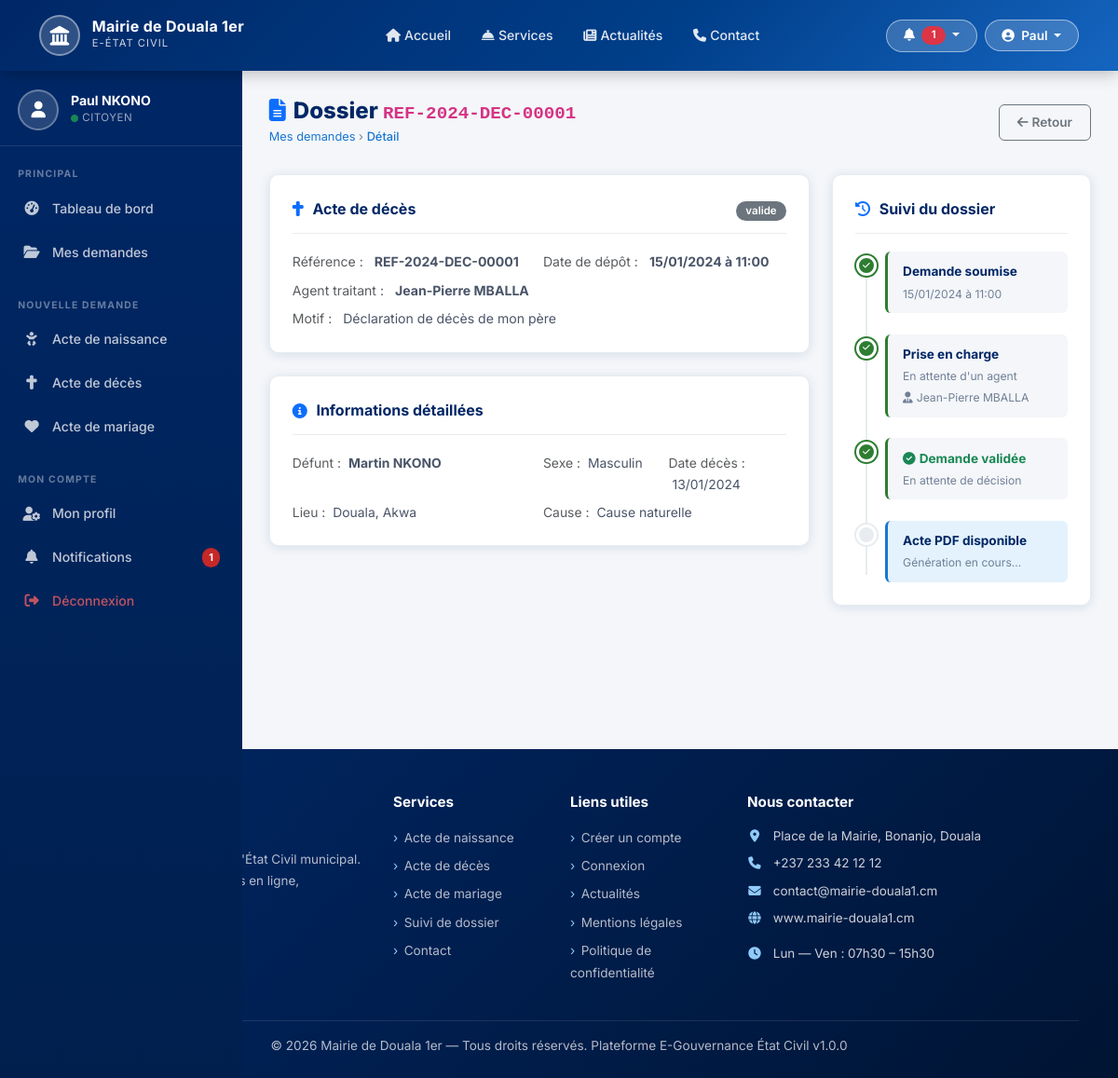
Screenshot of /citoyen/detail-demande.php?id=2 (signed in) with the database file from the repository.
### tables this page shows
CREATE TABLE `demandes` (
    `id` INT UNSIGNED AUTO_INCREMENT PRIMARY KEY,
    `numero_reference` VARCHAR(30) NOT NULL UNIQUE,
    `user_id` INT UNSIGNED NOT NULL,
    `agent_id` INT UNSIGNED DEFAULT NULL,
    `type_acte` ENUM('naissance','deces','mariage','casier','nationalite','autre') NOT NULL,
    `statut` ENUM('soumis','en_cours','valide','rejete','archive') DEFAULT 'soumis',
    `priorite` ENUM('normale','urgente') DEFAULT 'normale',
    `motif_demande` TEXT,
    `commentaire_agent` TEXT,
    `motif_rejet` TEXT,
    `date_traitement` DATETIME DEFAULT NULL,
    `date_validation` DATETIME DEFAULT NULL,
    `acte_pdf_path` VARCHAR(255) DEFAULT NULL,
    `created_at` TIMESTAMP DEFAULT CURRENT_TIMESTAMP,
    `updated_at` TIMESTAMP DEFAULT CURRENT_TIMESTAMP ON UPDATE CURRENT_TIMESTAMP,
    FOREIGN KEY (`user_id`) REFERENCES `users`(`id`) ON DELETE CASCADE,
    FOREIGN KEY (`agent_id`) REFERENCES `users`(`id`) ON DELETE SET NULL,
    INDEX `idx_reference` (`numero_reference`),
    INDEX `idx_statut` (`statut`),
    INDEX `idx_type` (`type_acte`),
    INDEX `idx_user` (`user_id`),
    INDEX `idx_created` (`created_at`)
);

CREATE TABLE `users` (
    `id` INT UNSIGNED AUTO_INCREMENT PRIMARY KEY,
    `role_id` INT UNSIGNED NOT NULL,
    `nom` VARCHAR(100) NOT NULL,
    `prenom` VARCHAR(100) NOT NULL,
    `email` VARCHAR(150) NOT NULL UNIQUE,
    `password` VARCHAR(255) NOT NULL,
    `telephone` VARCHAR(20),
    `adresse` TEXT,
    `ville` VARCHAR(100),
    `photo_profil` VARCHAR(255) DEFAULT NULL,
    `statut` ENUM('actif','inactif','suspendu') DEFAULT 'actif',
    `email_verifie` TINYINT(1) DEFAULT 0,
    `token_reset` VARCHAR(100) DEFAULT NULL,
    `derniere_connexion` DATETIME DEFAULT NULL,
    `created_at` TIMESTAMP DEFAULT CURRENT_TIMESTAMP,
    `updated_at` TIMESTAMP DEFAULT CURRENT_TIMESTAMP ON UPDATE CURRENT_TIMESTAMP,
    FOREIGN KEY (`role_id`) REFERENCES `roles`(`id`) ON DELETE RESTRICT ON UPDATE CASCADE,
    INDEX `idx_email` (`email`),
    INDEX `idx_role` (`role_id`),
    INDEX `idx_statut` (`statut`)
);

CREATE TABLE `deces` (
    `id` INT UNSIGNED AUTO_INCREMENT PRIMARY KEY,
    `demande_id` INT UNSIGNED NOT NULL UNIQUE,
    `nom_defunt` VARCHAR(100) NOT NULL,
    `prenom_defunt` VARCHAR(150) NOT NULL,
    `sexe` ENUM('M','F') NOT NULL,
    `date_naissance_defunt` DATE,
    `lieu_naissance_defunt` VARCHAR(200),
    `nationalite_defunt` VARCHAR(100) DEFAULT 'Camerounaise',
    `profession_defunt` VARCHAR(100),
    `date_deces` DATE NOT NULL,
    `heure_deces` TIME,
    `lieu_deces` VARCHAR(200) NOT NULL,
    `cause_deces` VARCHAR(200),
    `nom_conjoint` VARCHAR(200),
    `nom_declarant` VARCHAR(200) NOT NULL,
    `lien_declarant` VARCHAR(100) NOT NULL,
    `numero_acte` VARCHAR(50) DEFAULT NULL,
    `created_at` TIMESTAMP DEFAULT CURRENT_TIMESTAMP,
    FOREIGN KEY (`demande_id`) REFERENCES `demandes`(`id`) ON DELETE CASCADE
);

### config/database.php (called while the page is built, shortened)
<?php
class Database
{
    private static ?Database $instance = null;
    private PDO $connection;
    private function __construct()
    {
        $dsn = sprintf(
            'mysql:host=%s;port=%d;dbname=%s;charset=%s',
            DB_HOST, DB_PORT, DB_NAME, DB_CHARSET
        );
        $options = [
            PDO::ATTR_ERRMODE            => PDO::ERRMODE_EXCEPTION,
            PDO::ATTR_DEFAULT_FETCH_MODE => PDO::FETCH_ASSOC,
            PDO::ATTR_EMULATE_PREPARES   => false,
            PDO::MYSQL_ATTR_INIT_COMMAND => "SET NAMES utf8mb4 COLLATE utf8mb4_unicode_ci",
        ];
        try {
            $this->connection = new PDO($dsn, DB_USER, DB_PASS, $options);
        } catch (PDOException $e) {
            error_log('[E-Gouvernance DB Error] ' . $e->getMessage());
            die($this->renderDbError());
        }
    }
    public static function getInstance(): Database
    {
        if (self::$instance === null) {
            self::$instance = new Database();
        }
        return self::$instance;
    }
    public function query(string $sql, array $params = []): PDOStatement
    {
        $stmt = $this->connection->prepare($sql);
        $stmt->execute($params);
        return $stmt;
    }
}
function dbQuery(string $sql, array $params = []): PDOStatement
{
    return Database::getInstance()->query($sql, $params);
}

### citoyen/detail-demande.php (the view, shortened to what this page needs)
<?php
require_once __DIR__ . '/../config/database.php';
require_once __DIR__ . '/../config/app.php';
$user   = getCurrentUser();
$userId = $user['id'];
$id = (int)($_GET['id'] ?? 0);
$demande = dbQuery("
    SELECT d.*, u.nom as agent_nom, u.prenom as agent_prenom, u.email as agent_email
    FROM demandes d
    LEFT JOIN users u ON d.agent_id = u.id
    WHERE d.id = ? AND d.user_id = ?
", [$id, $userId])->fetch();
$details = null;
switch ($demande['type_acte']) {
    case 'deces':     $details = dbQuery("SELECT * FROM deces WHERE demande_id=?",[$id])->fetch(); break;
}
include __DIR__.'/../views/partials/header.php';
include __DIR__.'/../views/partials/navbar.php';
?>
<div class="dashboard-wrapper">
  <?php include __DIR__.'/../views/citoyen/sidebar.php'; ?>
  <main class="main-content">
    <div class="page-header">
      <div>
        <h1><i class="fas fa-file-alt me-2 text-primary"></i>Dossier <code style="font-size:.8em;"><?= htmlspecialchars($demande['numero_reference']) ?></code></h1>
        <div class="breadcrumb-bar">
          <a href="<?= APP_URL ?>/citoyen/mes-demandes.php">Mes demandes</a> › <span>Détail</span>
        </div>
      </div>
      <div class="d-flex gap-2">
        <a href="<?= APP_URL ?>/citoyen/mes-demandes.php" class="btn btn-outline-secondary">
          <i class="fas fa-arrow-left me-1"></i>Retour
        </a>
      </div>
    </div>
    <div class="row g-4">
      <div class="col-lg-8">
        <div class="content-card mb-4">
          <div class="card-header-title">
            <i class="<?= getTypeActeIcon($demande['type_acte']) ?> text-primary"></i>
            <?= getTypeActeLabel($demande['type_acte']) ?>
            <div class="ms-auto"><?= getStatutBadge($demande['statut']) ?></div>
          </div>
          <div class="row g-2" style="font-size:.88rem;">
            <div class="col-md-6">
              <span class="text-muted">Référence :</span>
              <strong class="ms-2"><?= htmlspecialchars($demande['numero_reference']) ?></strong>
            </div>
            <div class="col-md-6">
              <span class="text-muted">Date de dépôt :</span>
              <strong class="ms-2"><?= formatDateTime($demande['created_at']) ?></strong>
            </div>
            <?php if ($demande['agent_nom']): ?>
            <div class="col-md-6">
              <span class="text-muted">Agent traitant :</span>
              <strong class="ms-2"><?= htmlspecialchars($demande['agent_prenom'].' '.$demande['agent_nom']) ?></strong>
            </div>
            <?php endif; ?>
            <?php if ($demande['motif_demande']): ?>
            <div class="col-12 mt-2">
              <span class="text-muted">Motif :</span>
              <span class="ms-2"><?= htmlspecialchars($demande['motif_demande']) ?></span>
            </div>
            <?php endif; ?>
          </div>
        </div>
        <?php if ($details): ?>
        <div class="content-card mb-4">
          <div class="card-header-title">
            <i class="fas fa-info-circle text-primary"></i>Informations détaillées
          </div>
          <?php if ($demande['type_acte']==='naissance'): ?>
          <div class="row g-2" style="font-size:.87rem;">
            <div class="col-md-6"><span class="text-muted">Enfant :</span> <strong class="ms-1"><?= htmlspecialchars($details['prenom_enfant'].' '.$details['nom_enfant']) ?></strong></div>
            <div class="col-md-3"><span class="text-muted">Sexe :</span> <span class="ms-1"><?= $details['sexe']==='M'?'Masculin':'Féminin' ?></span></div>
            <div class="col-md-3"><span class="text-muted">Date naiss. :</span> <span class="ms-1"><?= formatDate($details['date_naissance']) ?></span></div>
            <div class="col-md-6"><span class="text-muted">Lieu :</span> <span class="ms-1"><?= htmlspecialchars($details['lieu_naissance']) ?></span></div>
            <?php if ($details['centre_sante']): ?>
            <div class="col-md-6"><span class="text-muted">Maternité :</span> <span class="ms-1"><?= htmlspecialchars($details['centre_sante']) ?></span></div>
            <?php endif; ?>
            <div class="col-md-6 mt-2"><strong>Père :</strong> <?= htmlspecialchars(($details['prenom_pere'].' '.$details['nom_pere'])??'—') ?></div>
            <div class="col-md-6 mt-2"><strong>Mère :</strong> <?= htmlspecialchars(($details['prenom_mere'].' '.$details['nom_mere'])??'—') ?></div>
            <?php if ($details['numero_acte']): ?>
            <div class="col-12 mt-2"><span class="text-muted">N° Acte :</span> <code class="ms-1"><?= htmlspecialchars($details['numero_acte']) ?></code></div>
            <?php endif; ?>
          </div>
          <?php elseif ($demande['type_acte']==='deces'): ?>
          <div class="row g-2" style="font-size:.87rem;">
            <div class="col-md-6"><span class="text-muted">Défunt :</span> <strong class="ms-1"><?= htmlspecialchars($details['prenom_defunt'].' '.$details['nom_defunt']) ?></strong></div>
            <div class="col-md-3"><span class="text-muted">Sexe :</span> <span class="ms-1"><?= $details['sexe']==='M'?'Masculin':'Féminin' ?></span></div>
            <div class="col-md-3"><span class="text-muted">Date décès :</span> <span class="ms-1"><?= formatDate($details['date_deces']) ?></span></div>
            <div class="col-md-6"><span class="text-muted">Lieu :</span> <span class="ms-1"><?= htmlspecialchars($details['lieu_deces']) ?></span></div>
            <?php if ($details['cause_deces']): ?>
            <div class="col-md-6"><span class="text-muted">Cause :</span> <span class="ms-1"><?= htmlspecialchars($details['cause_deces']) ?></span></div>
            <?php endif; ?>
          </div>
          <?php endif; ?>
        </div>
        <?php endif; ?>
      </div>
      <div class="col-lg-4">
        <div class="content-card">
          <div class="card-header-title">
            <i class="fas fa-history text-primary"></i>Suivi du dossier
          </div>
          <div class="tracking-timeline">
            <div class="timeline-item">
              <div class="timeline-dot done"><i class="fas fa-check"></i></div>
              <div class="timeline-content done">
                <div class="timeline-label">Demande soumise</div>
                <div class="timeline-date"><?= formatDateTime($demande['created_at']) ?></div>
              </div>
            </div>
            <div class="timeline-item">
              <div class="timeline-dot <?= in_array($demande['statut'],['en_cours','valide','rejete'])?'done':'' ?>">
                <?php if (in_array($demande['statut'],['en_cours','valide','rejete'])): ?>
                <i class="fas fa-check"></i>
                <?php endif; ?>
              </div>
              <div class="timeline-content <?= $demande['statut']==='en_cours'?'current':'' ?> <?= in_array($demande['statut'],['valide','rejete'])?'done':'' ?>">
                <div class="timeline-label">Prise en charge</div>
                <div class="timeline-date">
                  <?= $demande['date_traitement'] ? formatDateTime($demande['date_traitement']) : 'En attente d\'un agent' ?>
                </div>
                <?php if ($demande['agent_nom']): ?>
                <div class="timeline-date mt-1">
                  <i class="fas fa-user-tie me-1"></i><?= htmlspecialchars($demande['agent_prenom'].' '.$demande['agent_nom']) ?>
                </div>
                <?php endif; ?>
              </div>
            </div>
            <div class="timeline-item">
              <?php
              $isDone   = in_array($demande['statut'],['valide','rejete']);
              $isValide = $demande['statut']==='valide';
              $dotClass = $isDone ? ($isValide?'done':'reject') : '';
              ?>
              <div class="timeline-dot <?= $dotClass ?>">
                <?php if ($isDone): ?><i class="fas fa-<?= $isValide?'check':'times' ?>"></i><?php endif; ?>
              </div>
              <div class="timeline-content <?= $dotClass ?>">
                <div class="timeline-label">
                  <?php if ($demande['statut']==='valide'): ?>
                    <span class="text-success"><i class="fas fa-check-circle me-1"></i>Demande validée</span>
                  <?php elseif ($demande['statut']==='rejete'): ?>
                    <span class="text-danger"><i class="fas fa-times-circle me-1"></i>Demande rejetée</span>
                  <?php else: ?>
                    Décision finale
                  <?php endif; ?>
                </div>
                <div class="timeline-date">
                  <?= $demande['date_validation'] ? formatDateTime($demande['date_validation']) : 'En attente de décision' ?>
                </div>
              </div>
            </div>
            <?php if ($demande['statut']==='valide'): ?>
            <div class="timeline-item">
              <div class="timeline-dot <?= $demande['acte_pdf_path']?'done':'' ?>">
              </div>
              <div class="timeline-content <?= $demande['acte_pdf_path']?'done':'current' ?>">
                <div class="timeline-label">Acte PDF disponible</div>
                <div class="timeline-date">
                  <?php if ($demande['acte_pdf_path']): ?>
                    <a href="<?= APP_URL ?>/citoyen/telecharger-acte.php?id=<?= $id ?>" class="btn btn-success btn-sm mt-1">
                      <i class="fas fa-download me-1"></i>Télécharger
                    </a>
                  <?php else: ?>
                    Génération en cours…
                  <?php endif; ?>
                </div>
              </div>
            </div>
            <?php endif; ?>
          </div>
        </div>
      </div>
    </div>
  </main>
</div>
<?php include __DIR__.'/../views/partials/footer.php'; ?>

### config/app.php (shortened to what this page needs)
<?php
function isLoggedIn(): bool
{
    return isset($_SESSION['user_id']) && !empty($_SESSION['user_id']);
}
function getCurrentUser(): ?array
{
    return [
        'id'     => $_SESSION['user_id'],
        'nom'    => $_SESSION['user_nom'] ?? '',
        'prenom' => $_SESSION['user_prenom'] ?? '',
        'email'  => $_SESSION['user_email'] ?? '',
        'role'   => $_SESSION['user_role'] ?? '',
        'photo'  => $_SESSION['user_photo'] ?? null,
    ];
}
function formatDate(string $date, string $format = 'd/m/Y'): string
{
    try {
        return (new DateTime($date))->format($format);
    } catch (Exception $e) {
        return $date;
    }
}
function formatDateTime(string $datetime): string
{
    return formatDate($datetime, 'd/m/Y à H:i');
}
function getStatutBadge(string $statut): string
{
    $badges = [
        'soumis'    => '<span class="badge bg-secondary"><i class="fas fa-clock me-1"></i>Soumis</span>',
        'en_cours'  => '<span class="badge bg-warning text-dark"><i class="fas fa-spinner me-1"></i>En cours</span>',
        'valide'    => '<span class="badge bg-success"><i class="fas fa-check me-1"></i>Validé</span>',
        'rejete'    => '<span class="badge bg-danger"><i class="fas fa-times me-1"></i>Rejeté</span>',
        'archive'   => '<span class="badge bg-dark"><i class="fas fa-archive me-1"></i>Archivé</span>',
    ];
    return $badges[$statut] ?? '<span class="badge bg-secondary">' . htmlspecialchars($statut) . '</span>';
}
function getTypeActeLabel(string $type): string
{
    $labels = [
        'naissance'   => 'Acte de naissance',
        'deces'       => 'Acte de décès',
        'mariage'     => 'Acte de mariage',
        'casier'      => 'Casier judiciaire',
        'nationalite' => 'Certificat de nationalité',
        'autre'       => 'Autre acte',
    ];
    return $labels[$type] ?? ucfirst($type);
}
function getTypeActeIcon(string $type): string
{
    $icons = [
        'naissance'   => 'fas fa-baby',
        'deces'       => 'fas fa-cross',
        'mariage'     => 'fas fa-rings-wedding',
        'casier'      => 'fas fa-gavel',
        'nationalite' => 'fas fa-flag',
        'autre'       => 'fas fa-file-alt',
    ];
    return $icons[$type] ?? 'fas fa-file';
}

### rows the page displays
demandes: numero_reference "REF-2024-DEC-00001", type_acte "Acte de décès", statut "valide", created_at "15/01/2024 à 11:00", agent.nom "Jean-Pierre MBALLA", motif_demande "Déclaration de décès de mon père"
deces: prenom_defunt+nom_defunt "Martin NKONO", date_deces "13/01/2024", lieu_deces "Douala, Akwa", cause_deces "Cause naturelle"

### other values shown
$mairie "Mairie de Douala 1er"
$notifs "1"
$user['prenom'] "Paul"
$user['prenom'] . ' ' . $user['nom'] "Paul NKONO"
getSystemParam('adresse_mairie', 'Hôtel de Ville') "Place de la Mairie, Bonanjo, Douala"
getSystemParam('telephone_mairie', '') "+237 233 42 12 12"
getSystemParam('email_mairie', '') "contact@mairie-douala1.cm"
getSystemParam('site_web', '') "www.mairie-douala1.cm"
getSystemParam('nom_mairie', 'Mairie') "Mairie de Douala 1er"
